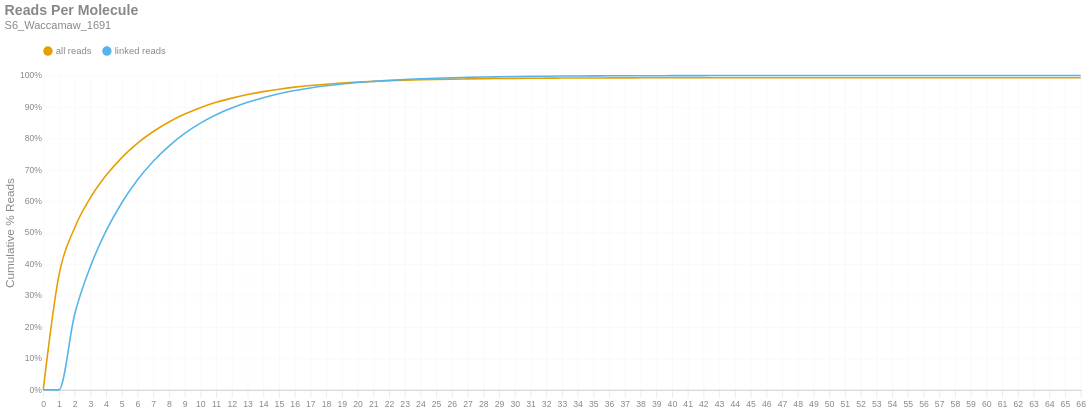

Write notebook code for a chart like this one.
### Markdown cell above
### Reads per Molecule
This chart shows the cumulative distribution of the number of reads per linked molecule. That is, how many alignments are associated with a unique molecule. This excludes the number of reads associated with invalid or absent linked-read barcodes. The `linked` histogram is the percentages recalculated when disregarding singletons.

### Code cell
if SKIPLR:
    print_html(f"Skipped")
else:
    counts = np.bincount(valids['reads'].cast(pl.Int64).to_numpy())
    weighted = counts * np.arange(len(counts))
    all_perc = weighted / n_reads
    linked_perc = weighted / n_linked_reads
    linked_perc[1] = 0
    binned_df = pl.DataFrame({
        'readsper': list(range(len(counts))),
        'all reads (cumsum)': np.cumsum(all_perc).tolist(),
        'linked reads (cumsum)': np.cumsum(linked_perc).tolist(),
    })

    with SafeRender(binned_df):
        (
            density_plot(binned_df, 'Reads Per Molecule', samplename, 'readspmol')
            .encode(
                x=alt.X('readsper:O', title=None).axis(labelAngle=0).scale(padding=0),
                y=alt.Y('value:Q', title='Cumulative % Reads').axis(format='%').stack(False),
                color=alt.Color("key:N").scale(domain=["all reads", "linked reads"]),
                tooltip=[
                    alt.Tooltip("key:N", title="Data Type"),
                    alt.Tooltip("readsper:O", title="Reads Per Molecule"),
                    alt.Tooltip("value:Q", format=".2%", title="% Reads (Cum.)")
                ]            
            )
        ).display()

### Figure 1 — Vega-Lite specification as saved in the notebook (floating-point values rounded to 4 significant figures)
{"width": "container", "height": 400, "config": {"title": {"anchor": "start", "dy": -15, "fontSize": 18, "color": "#888888", "subtitleColor": "#888888", "subtitleFontSize": 14}, "arc": {"fill": "#0072B2"}, "axis": {"domainColor": "#888888", "domainWidth": 0.5, "gridWidth": 0.2, "grid": false, "titleFontWeight": 400, "titleFontSize": 15, "labelFontSize": 11, "labelColor": "#888888", "tickColor": "#888888", "tickWidth": 0.2, "titleColor": "#888888"}, "axisBand": {"grid": false}, "axisX": {"grid": true, "tickSize": 10, "domainCap": "round"}, "axisY": {"domain": false, "grid": true, "tickSize": 0, "domainCap": "round"}, "background": "transparent", "header": {"labelFontSize": 15, "labelColor": "#888888", "titleFontSize": 15, "titleFontWeight": 600, "titleColor": "#888888"}, "legend": {"labelFont": "sans-serif", "labelFontSize": 12, "labelColor": "#888888", "symbolSize": 100, "symbolType": "circle", "titleFontSize": 12, "titlePadding": 10, "titleColor": "#888888", "title": null, "orient": "top"}, "range": {"category": ["#E69F00", "#56B4E9", "#009E73", "#F0E442", "#0072B2", "#D55E00", "#CC79A7", "#000000"], "diverging": ["#cfe8f3", "#a2d4ec", "#73bfe2", "#46abdb", "#1696d2", "#12719e"]}, "area": {"fill": "#0072B2", "fillOpacity": 0.7, "line": true, "strokeOpacity": 0.7}, "line": {"color": "#0072B2", "stroke": "#0072B2", "strokeWidth": 2}, "trail": {"color": "#0072B2", "stroke": "#0072B2", "strokeWidth": 0, "size": 1}, "point": {"filled": true, "fillOpacity": 1.0, "size": 95}, "text": {"color": "#888888", "fontSize": 11, "align": "right", "fontWeight": 400, "size": 11}, "bar": {"fill": "#0072B2", "stroke": null}, "view": {"stroke": null, "continuousWidth": 660, "continuousHeight": 400}}, "data": {"name": "data-90bd80a33dd29b51c2bddcdece33b0ef"}, "mark": {"type": "line", "interpolate": "monotone", "point": {"opacity": 0, "size": 275}}, "encoding": {"color": {"field": "key", "scale": {"domain": ["all reads", "linked reads"]}, "type": "nominal"}, "tooltip": [{"field": "key", "title": "Data Type", "type": "nominal"}, {"field": "readsper", "title": "Reads Per Molecule", "type": "ordinal"}, {"field": "value", "format": ".2%", "title": "% Reads (Cum.)", "type": "quantitative"}], "x": {"axis": {"labelAngle": 0}, "field": "readsper", "scale": {"padding": 0}, "title": null, "type": "ordinal"}, "y": {"axis": {"format": "%"}, "field": "value", "stack": false, "title": "Cumulative % Reads", "type": "quantitative"}}, "params": [{"name": "param_c36ac31b6afebe62", "select": {"type": "point", "fields": ["key"]}, "bind": "legend"}], "title": {"text": "Reads Per Molecule", "subtitle": "S6_Waccamaw_1691"}, "transform": [{"fold": ["all reads (cumsum)", "linked reads (cumsum)"]}, {"calculate": "replace(datum.key, ' (cumsum)', '')", "as": "key"}, {"filter": {"param": "param_c36ac31b6afebe62"}}], "usermeta": {"embedOptions": {"downloadFileName": "S6_Waccamaw_1691.readspmol"}}, "$schema": "https://vega.github.io/schema/vega-lite/v6.1.0.json", "datasets": {"data-90bd80a33dd29b51c2bddcdece33b0ef": [{"readsper": 0, "all reads (cumsum)": 0.0, "linked reads (cumsum)": 0.0}, {"readsper": 1, "all reads (cumsum)": 0.3649, "linked reads (cumsum)": 0.0}, {"readsper": 2, "all reads (cumsum)": 0.5158, "linked reads (cumsum)": 0.2403}, {"readsper": 3, "all reads (cumsum)": 0.6111, "linked reads (cumsum)": 0.392}, {"readsper": 4, "all reads (cumsum)": 0.6824, "linked reads (cumsum)": 0.5055}, {"readsper": 5, "all reads (cumsum)": 0.7387, "linked reads (cumsum)": 0.5952}, {"readsper": 6, "all reads (cumsum)": 0.7846, "linked reads (cumsum)": 0.6682}, {"readsper": 7, "all reads (cumsum)": 0.8217, "linked reads (cumsum)": 0.7273}, {"readsper": 8, "all reads (cumsum)": 0.852, "linked reads (cumsum)": 0.7755}, {"readsper": 9, "all reads (cumsum)": 0.8771, "linked reads (cumsum)": 0.8156}, {"readsper": 10, "all reads (cumsum)": 0.8976, "linked reads (cumsum)": 0.8482}, {"readsper": 11, "all reads (cumsum)": 0.9144, "linked reads (cumsum)": 0.8749}, {"readsper": 12, "all reads (cumsum)": 0.9279, "linked reads (cumsum)": 0.8964}, {"readsper": 13, "all reads (cumsum)": 0.9393, "linked reads (cumsum)": 0.9146}, {"readsper": 14, "all reads (cumsum)": 0.9486, "linked reads (cumsum)": 0.9294}, {"readsper": 15, "all reads (cumsum)": 0.9564, "linked reads (cumsum)": 0.9418}, {"readsper": 16, "all reads (cumsum)": 0.9628, "linked reads (cumsum)": 0.952}, {"readsper": 17, "all reads (cumsum)": 0.968, "linked reads (cumsum)": 0.9603}, {"readsper": 18, "all reads (cumsum)": 0.9722, "linked reads (cumsum)": 0.967}, {"readsper": 19, "all reads (cumsum)": 0.9757, "linked reads (cumsum)": 0.9726}, {"readsper": 20, "all reads (cumsum)": 0.9788, "linked reads (cumsum)": 0.9774}, {"readsper": 21, "all reads (cumsum)": 0.9811, "linked reads (cumsum)": 0.9812}, {"readsper": 22, "all reads (cumsum)": 0.9832, "linked reads (cumsum)": 0.9844}, {"readsper": 23, "all reads (cumsum)": 0.9849, "linked reads (cumsum)": 0.9871}, {"readsper": 24, "all reads (cumsum)": 0.9863, "linked reads (cumsum)": 0.9894}, {"readsper": 25, "all reads (cumsum)": 0.9874, "linked reads (cumsum)": 0.9912}, {"readsper": 26, "all reads (cumsum)": 0.9884, "linked reads (cumsum)": 0.9927}, {"readsper": 27, "all reads (cumsum)": 0.9891, "linked reads (cumsum)": 0.9938}, {"readsper": 28, "all reads (cumsum)": 0.9897, "linked reads (cumsum)": 0.9949}, {"readsper": 29, "all reads (cumsum)": 0.9903, "linked reads (cumsum)": 0.9957}, {"readsper": 30, "all reads (cumsum)": 0.9908, "linked reads (cumsum)": 0.9965}, {"readsper": 31, "all reads (cumsum)": 0.9911, "linked reads (cumsum)": 0.9971}, {"readsper": 32, "all reads (cumsum)": 0.9914, "linked reads (cumsum)": 0.9976}, {"readsper": 33, "all reads (cumsum)": 0.9917, "linked reads (cumsum)": 0.998}, {"readsper": 34, "all reads (cumsum)": 0.9919, "linked reads (cumsum)": 0.9983}, {"readsper": 35, "all reads (cumsum)": 0.9921, "linked reads (cumsum)": 0.9986}, {"readsper": 36, "all reads (cumsum)": 0.9922, "linked reads (cumsum)": 0.9988}, {"readsper": 37, "all reads (cumsum)": 0.9923, "linked reads (cumsum)": 0.999}, {"readsper": 38, "all reads (cumsum)": 0.9924, "linked reads (cumsum)": 0.9992}, {"readsper": 39, "all reads (cumsum)": 0.9925, "linked reads (cumsum)": 0.9992}, {"readsper": 40, "all reads (cumsum)": 0.9926, "linked reads (cumsum)": 0.9994}, {"readsper": 41, "all reads (cumsum)": 0.9926, "linked reads (cumsum)": 0.9995}, {"readsper": 42, "all reads (cumsum)": 0.9927, "linked reads (cumsum)": 0.9996}, {"readsper": 43, "all reads (cumsum)": 0.9927, "linked reads (cumsum)": 0.9996}, {"readsper": 44, "all reads (cumsum)": 0.9928, "linked reads (cumsum)": 0.9997}, {"readsper": 45, "all reads (cumsum)": 0.9928, "linked reads (cumsum)": 0.9997}, {"readsper": 46, "all reads (cumsum)": 0.9928, "linked reads (cumsum)": 0.9998}, {"readsper": 47, "all reads (cumsum)": 0.9929, "linked reads (cumsum)": 0.9998}, {"readsper": 48, "all reads (cumsum)": 0.9929, "linked reads (cumsum)": 0.9999}, {"readsper": 49, "all reads (cumsum)": 0.9929, "linked reads (cumsum)": 0.9999}, {"readsper": 50, "all reads (cumsum)": 0.9929, "linked reads (cumsum)": 0.9999}, {"readsper": 51, "all reads (cumsum)": 0.9929, "linked reads (cumsum)": 0.9999}, {"readsper": 52, "all reads (cumsum)": 0.9929, "linked reads (cumsum)": 0.9999}, {"readsper": 53, "all reads (cumsum)": 0.9929, "linked reads (cumsum)": 0.9999}, {"readsper": 54, "all reads (cumsum)": 0.9929, "linked reads (cumsum)": 1.0}, {"readsper": 55, "all reads (cumsum)": 0.9929, "linked reads (cumsum)": 1.0}, {"readsper": 56, "all reads (cumsum)": 0.9929, "linked reads (cumsum)": 1.0}, {"readsper": 57, "all reads (cumsum)": 0.9929, "linked reads (cumsum)": 1.0}, {"readsper": 58, "all reads (cumsum)": 0.9929, "linked reads (cumsum)": 1.0}, {"readsper": 59, "all reads (cumsum)": 0.9929, "linked reads (cumsum)": 1.0}, {"readsper": 60, "all reads (cumsum)": 0.9929, "linked reads (cumsum)": 1.0}, {"readsper": 61, "all reads (cumsum)": 0.9929, "linked reads (cumsum)": 1.0}, {"readsper": 62, "all reads (cumsum)": 0.9929, "linked reads (cumsum)": 1.0}, {"readsper": 63, "all reads (cumsum)": 0.9929, "linked reads (cumsum)": 1.0}, {"readsper": 64, "all reads (cumsum)": 0.9929, "linked reads (cumsum)": 1.0}, {"readsper": 65, "all reads (cumsum)": 0.9929, "linked reads (cumsum)": 1.0}, {"readsper": 66, "all reads (cumsum)": 0.993, "linked reads (cumsum)": 1.0}]}}
